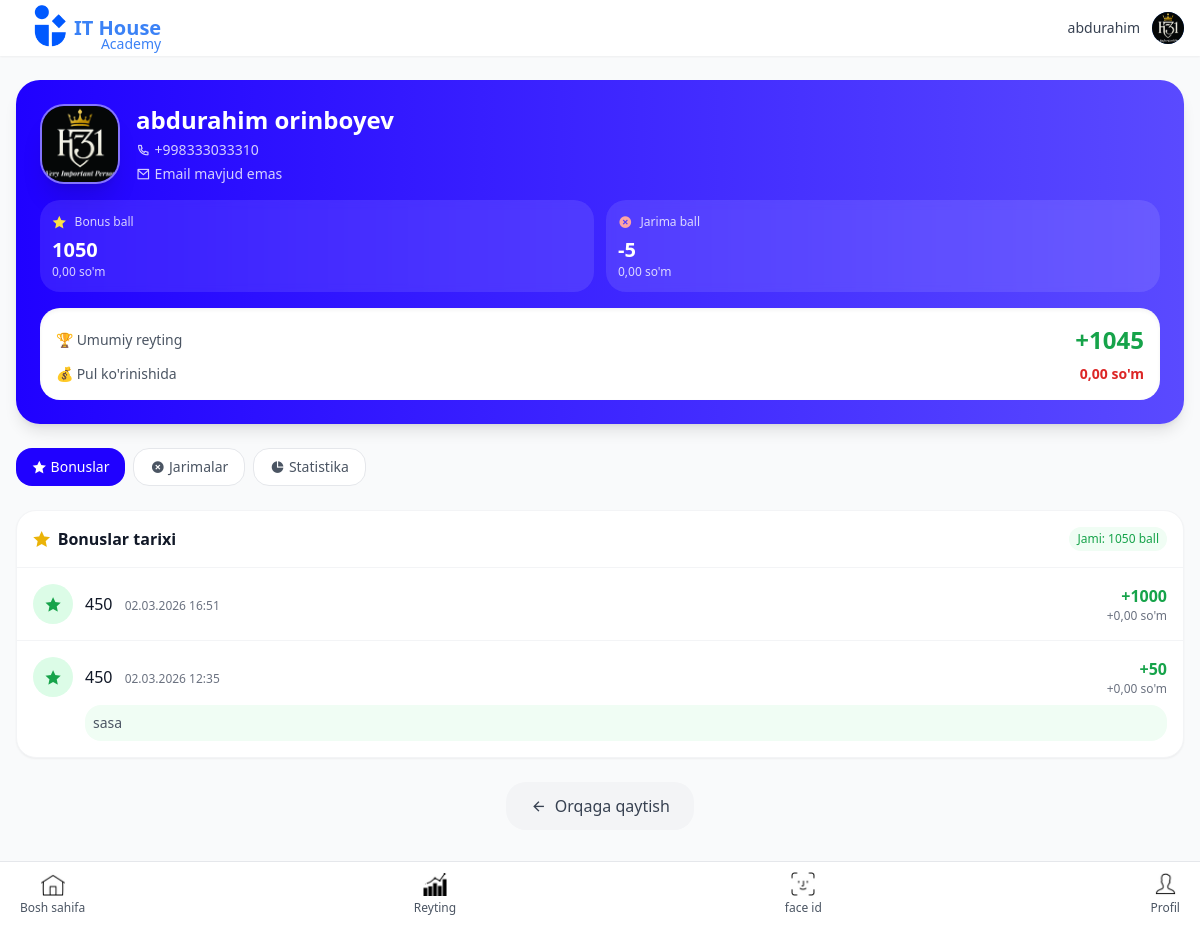
The page /xodim/4/ (signed in) on the database as committed earlier.
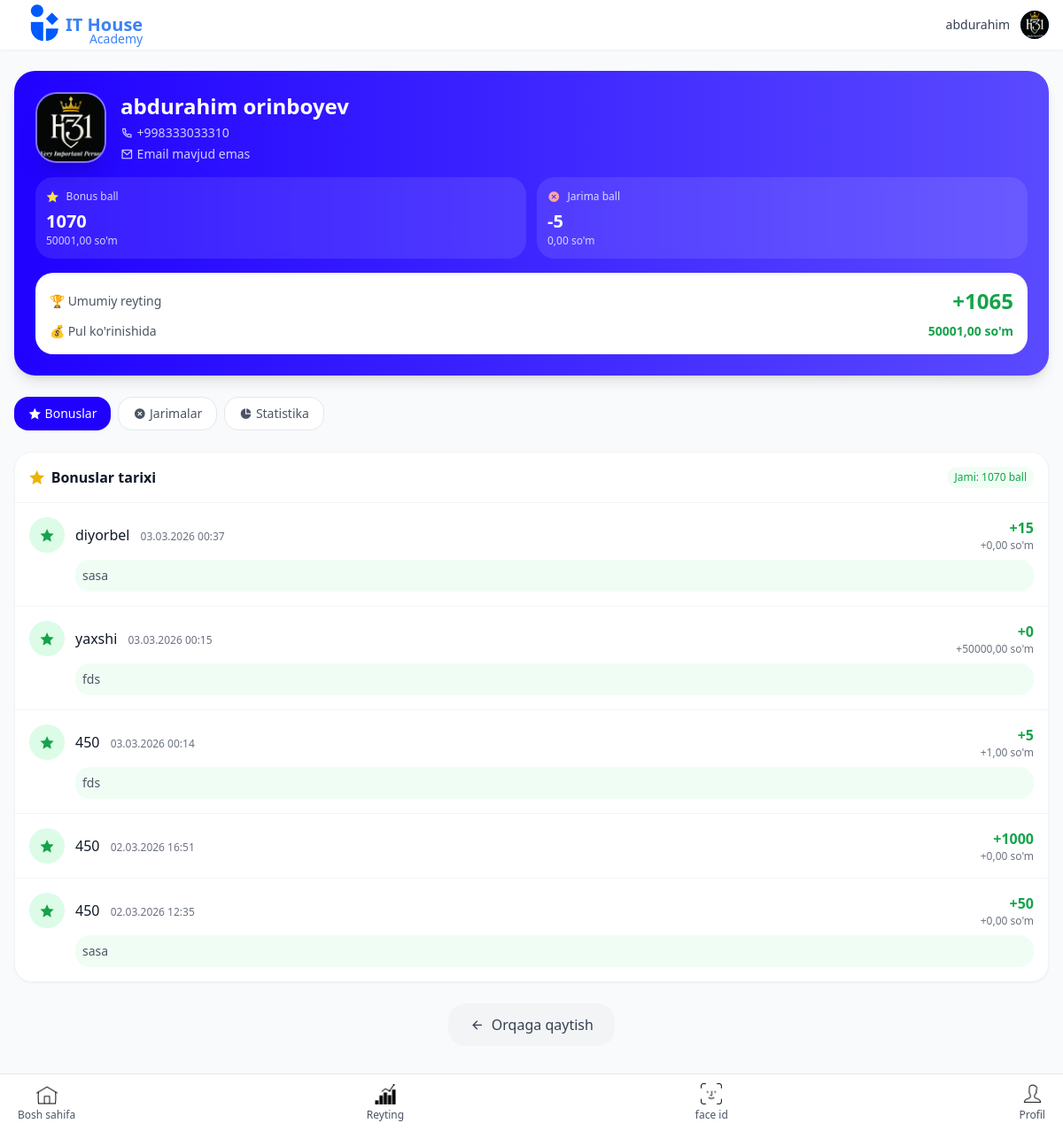
The same page on the database as committed later.
### main/models.py (models this page shows, shortened)
class Xodim(models.Model):
    user = models.OneToOneField(User, on_delete=models.CASCADE, related_name='xodim')
    ism = models.CharField(max_length=100)
    familya = models.CharField(max_length=100)
    telefon = models.CharField(max_length=20)
    rasm = models.ImageField(upload_to='xodim_rasmlari/', null=True, blank=True)
    bonus_ball = models.IntegerField(default=0)
    bonus_pul = models.DecimalField(max_digits=12, decimal_places=2, default=0)
    jarima_ball = models.IntegerField(default=0)
    jarima_pul = models.DecimalField(max_digits=12, decimal_places=2, default=0)
    reyting_ball = models.IntegerField(default=0)
    reyting_pul = models.DecimalField(max_digits=12, decimal_places=2, default=0)
    created_at = models.DateTimeField(auto_now_add=True)
    updated_at = models.DateTimeField(auto_now=True)
    class Meta:
        ordering = ['-reyting_ball']
        verbose_name = "Xodim"
        verbose_name_plural = "Xodimlar"

class BonusRecord(models.Model):
    xodim = models.ForeignKey(Xodim, on_delete=models.CASCADE, related_name='bonus_recordlari')
    sabab = models.ForeignKey(BonusSabab, on_delete=models.SET_NULL, null=True)
    pul_miqdori = models.DecimalField(max_digits=10, decimal_places=2)
    ball_miqdori = models.IntegerField()
    sana = models.DateTimeField(auto_now_add=True)
    izoh = models.TextField(blank=True)
    created_by = models.ForeignKey(User, on_delete=models.SET_NULL, null=True)
    class Meta:
        ordering = ['-sana']
        verbose_name = "Bonus yozuvi"
        verbose_name_plural = "Bonus yozuvlari"

class BonusSabab(models.Model):
    nom = models.CharField(max_length=200)
    pul_miqdori = models.DecimalField(max_digits=10, decimal_places=2, default=0)
    ball_miqdori = models.IntegerField(default=0)
    active = models.BooleanField(default=True)
    created_at = models.DateTimeField(auto_now_add=True)
    class Meta:
        verbose_name = "Bonus sababi"
        verbose_name_plural = "Bonus sabablari"

### main/views.py (the view)
# urls.py: path('xodim/<int:pk>/', views.xodim_detail, name='xodim_detail'),
@login_required
def xodim_detail(request, pk):
    xodim = get_object_or_404(Xodim, pk=pk)
    bonuslar = BonusRecord.objects.filter(xodim=xodim).order_by('-sana')[:30]
    jarimalar = JarimaRecord.objects.filter(xodim=xodim).order_by('-sana')[:30]
    context = {
        'xodim': xodim,
        'bonuslar': bonuslar,
        'jarimalar': jarimalar,
    }
    return render(request, 'main/xodim_detail.html', context)

### main/templates/main/xodim_detail.html (shortened to what the changed rows need)
{% extends 'base.html' %}
{% load static %}
{% block content %}
<div class="bg-gradient-to-r from-[#2001FF] to-[#5A4AFF] rounded-2xl p-6 mb-6 text-white shadow-lg">
    <div class="flex items-center gap-4 mb-4">
        <div class="relative">
            <div class="w-20 h-20 bg-white/20 backdrop-blur-sm rounded-2xl flex items-center justify-center border-2 border-white/30 shadow-xl overflow-hidden">
                {% if xodim.rasm and xodim.rasm.url %}
                    <img src="{{ xodim.rasm.url }}" alt="{{ xodim.ism }}" class="w-full h-full object-cover">
                {% else %}
                    <span class="text-3xl font-bold text-white">{{ xodim.ism|first }}{{ xodim.familya|first }}</span>
                {% endif %}
            </div>
        </div>
        <div>
            <h2 class="text-2xl font-bold">{{ xodim.ism }} {{ xodim.familya }}</h2>
            <p class="text-white/80 text-sm flex items-center gap-1 mt-1">
                <i class="ri-phone-line"></i> {{ xodim.telefon }}
            </p>
            <p class="text-white/80 text-sm flex items-center gap-1 mt-1">
                <i class="ri-mail-line"></i> {{ xodim.user.email|default:"Email mavjud emas" }}
            </p>
        </div>
    </div>
    <div class="grid grid-cols-2 gap-3">
        <div class="bg-white/10 backdrop-blur-sm rounded-xl p-3">
            <div class="flex items-center gap-2 mb-1">
                <i class="ri-star-fill text-yellow-300 text-sm"></i>
                <span class="text-xs text-white/80">Bonus ball</span>
            </div>
            <div class="text-xl font-bold">{{ xodim.bonus_ball }}</div>
            <div class="text-xs text-white/80">{{ xodim.bonus_pul }} so'm</div>
        </div>
        <div class="bg-white/10 backdrop-blur-sm rounded-xl p-3">
            <div class="flex items-center gap-2 mb-1">
                <i class="ri-close-circle-fill text-red-300 text-sm"></i>
                <span class="text-xs text-white/80">Jarima ball</span>
            </div>
            <div class="text-xl font-bold">-{{ xodim.jarima_ball }}</div>
            <div class="text-xs text-white/80">{{ xodim.jarima_pul }} so'm</div>
        </div>
    </div>
    <div class="mt-4 bg-white rounded-xl p-4 text-gray-900 shadow-inner">
        <div class="flex justify-between items-center">
            <span class="text-sm font-medium text-gray-600">🏆 Umumiy reyting</span>
            <span class="text-2xl font-bold {% if xodim.reyting_ball > 0 %}text-green-600{% else %}text-red-600{% endif %}">
                {% if xodim.reyting_ball > 0 %}+{% endif %}{{ xodim.reyting_ball }}
            </span>
        </div>
        <div class="flex justify-between items-center mt-2 text-sm">
            <span class="text-gray-600">💰 Pul ko'rinishida</span>
            <span class="font-semibold {% if xodim.reyting_pul > 0 %}text-green-600{% else %}text-red-600{% endif %}">
                {{ xodim.reyting_pul }} so'm
            </span>
        </div>
    </div>
</div>
<div id="bonusTab" class="tab-content block">
    <div class="bg-white rounded-xl shadow-sm border border-gray-100 overflow-hidden">
        <div class="p-4 border-b border-gray-100 flex items-center justify-between">
            <h3 class="font-semibold text-gray-900 flex items-center gap-2">
                <i class="ri-star-fill text-yellow-500"></i>
                Bonuslar tarixi
            </h3>
            <span class="text-xs bg-green-50 text-green-600 px-2 py-1 rounded-full">
                Jami: {{ xodim.bonus_ball }} ball
            </span>
        </div>
        <div class="divide-y divide-gray-100">
            {% for bonus in bonuslar %}
            <div class="p-4 hover:bg-green-50 transition-colors">
                <div class="flex items-start gap-3">
                    <div class="w-10 h-10 bg-green-100 rounded-full flex items-center justify-center flex-shrink-0">
                        <i class="ri-star-fill text-green-600"></i>
                    </div>
                    <div class="flex-1">
                        <div class="flex items-center justify-between">
                            <div>
                                <span class="font-medium text-gray-900">{{ bonus.sabab.nom|default:"Bonus" }}</span>
                                <span class="text-xs text-gray-500 ml-2">{{ bonus.sana|date:"d.m.Y H:i" }}</span>
                            </div>
                            <div class="text-right">
                                <span class="text-green-600 font-semibold">+{{ bonus.ball_miqdori }}</span>
                                <span class="text-xs text-gray-500 block">+{{ bonus.pul_miqdori }} so'm</span>
                            </div>
                        </div>
                        {% if bonus.izoh %}
                        <div class="mt-2 text-sm text-gray-600 bg-green-50 rounded-lg p-2">
                            {{ bonus.izoh }}
                        </div>
                        {% endif %}
                    </div>
                </div>
            </div>
            {% endfor %}
        </div>
    </div>
</div>
{% endblock %}

Rows that differ between the two databases and show on the page:
changed Xodim "abdurahim": bonus_ball "1050" → "1070"; bonus_pul "0,00" → "50001,00"; reyting_ball "1045" → "1065"; reyting_pul "0,00" → "50001,00"
added BonusRecord: sabab.nom "diyorbel", sana "03.03.2026 00:37", ball_miqdori "15", pul_miqdori "0,00", izoh "sasa"
added BonusRecord: sabab.nom "yaxshi", sana "03.03.2026 00:15", ball_miqdori "0", pul_miqdori "50000,00", izoh "fds"
added BonusRecord: sabab.nom "450", sana "03.03.2026 00:14", ball_miqdori "5", pul_miqdori "1,00", izoh "fds"
